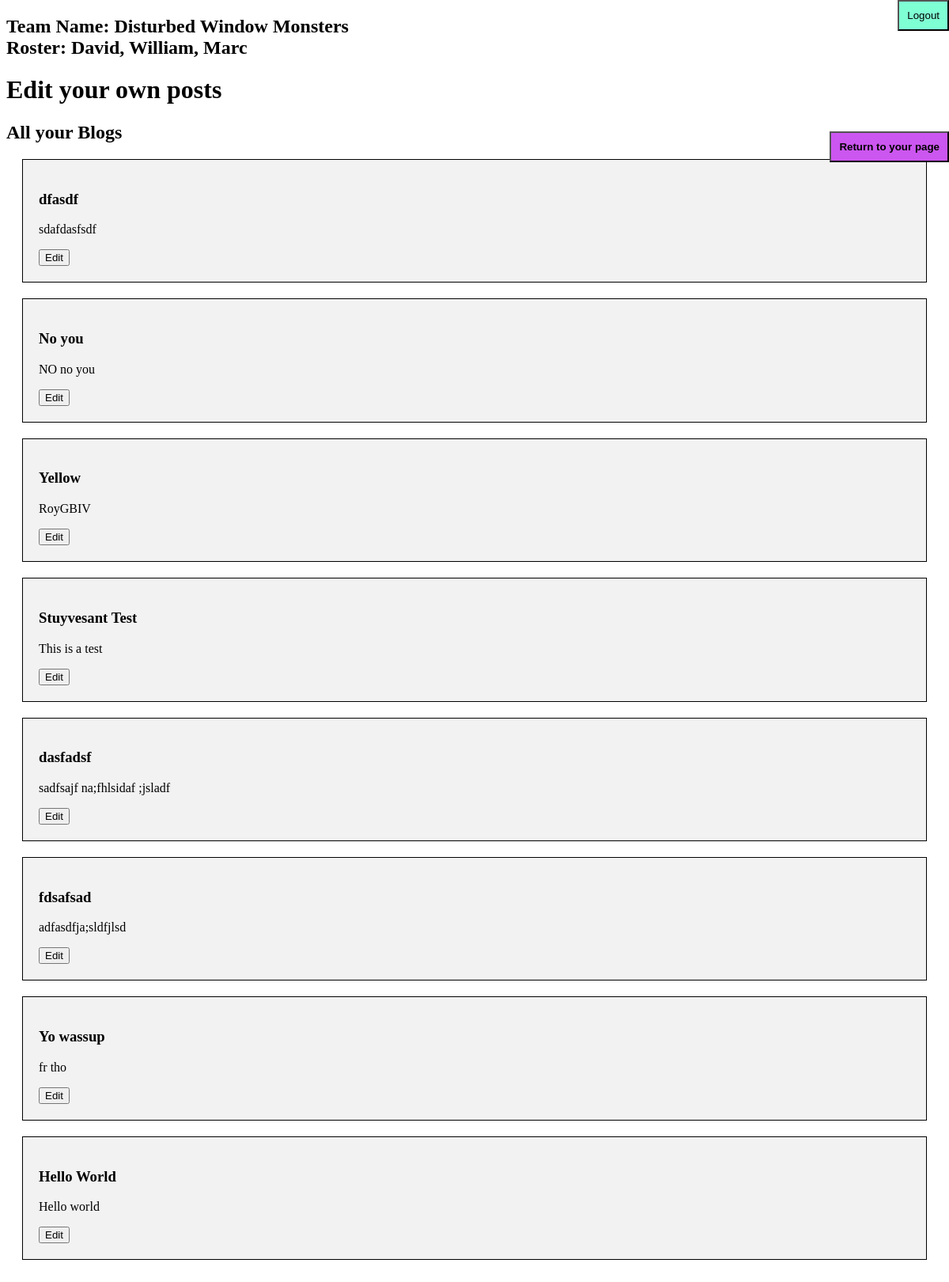
The page /edit (signed in) on the database as committed earlier.
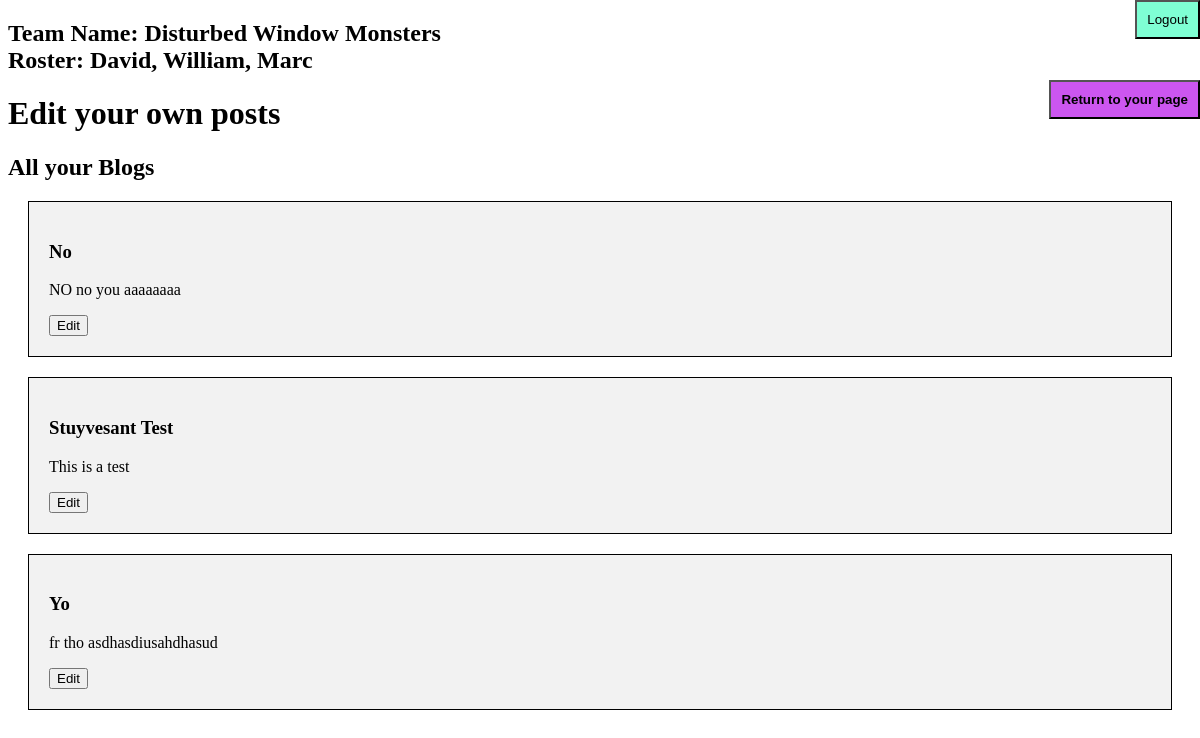
The same page on the database as committed later.
### tables this page shows
CREATE TABLE blog(user TEXT, title TEXT, content TEXT, date_added INTEGER, data_mod INTEGER, num_view INTEGER, time INTEGER, id INTEGER PRIMARY KEY AUTOINCREMENT, slug TEXT UNIQUE);

### __init__.py (the view, shortened to what this page needs)
@app.route("/edit", methods=['GET', 'POST'])
def edit():
    if request.method == "GET":
        return render_template('edit.html', blogs = get_user_posts(session.get('username')))
    else:
        return Response(status=405)

### db_user.py (called while the page is built)
def get_user_posts(name):
    return c.execute("SELECT * FROM blog WHERE user=? ORDER BY time DESC",(name,)).fetchall()

### templates/edit.html (shortened to what this page needs)
<!DOCTYPE html>
<html>
<head>
    <link rel="stylesheet" href="./static/index.css">
</head>
<body>
    <div>
        <h2>Team Name: Disturbed Window Monsters
            <br>
            Roster: David, William, Marc
        </h2>
        <h1>
            Edit your own posts
        </h1>
            <div>
                <h2>
                    All your Blogs
                </h2>
                <div>
                   {% for blog in blogs %}
                        <div style="background-color: #f2f2f2; padding: 20px; margin: 20px; border: 1px solid black;">
                            <h3>
                                {{blog[1]}}
                            </h3>
                            <p>
                                {{blog[2]}}
                            </p>
                            <a href = "/blog/{{blog[8]}}/edit">
                                <button>
                                    Edit
                                </button>
                            </a>
                        </div>
                    {% endfor %}
                </div>
            </div>
        <br>
        <form method="POST" action="/logout">
            <button type="submit" style="position:absolute; top:0%; right:0%;padding:10px; background-color: aquamarine;">
              Logout
            </button>
          </form>
        <br>
        <a href="/back">
            <button style="position:absolute; top:10%; right:0%;padding:10px; background-color: rgb(204, 86, 240);">
                <b>Return to your page</b>
            </button>
        </a>
    </div>
</body>
</html>

Rows that differ between the two databases and show on the page:
removed blog: title "dfasdf", content "sdafdasfsdf"
removed blog: title "Yellow", content "RoyGBIV"
removed blog: title "dasfadsf", content "sadfsajf na;fhlsidaf ;jsladf"
removed blog: title "fdsafsad", content "adfasdfja;sldfjlsd"
removed blog: title "Hello World", content "Hello world"
changed blog: title "No you" → "No"; content "NO no you" → "NO no you aaaaaaaa"
changed blog: title "Yo wassup" → "Yo"; content "fr tho" → "fr tho asdhasdiusahdhasud"
